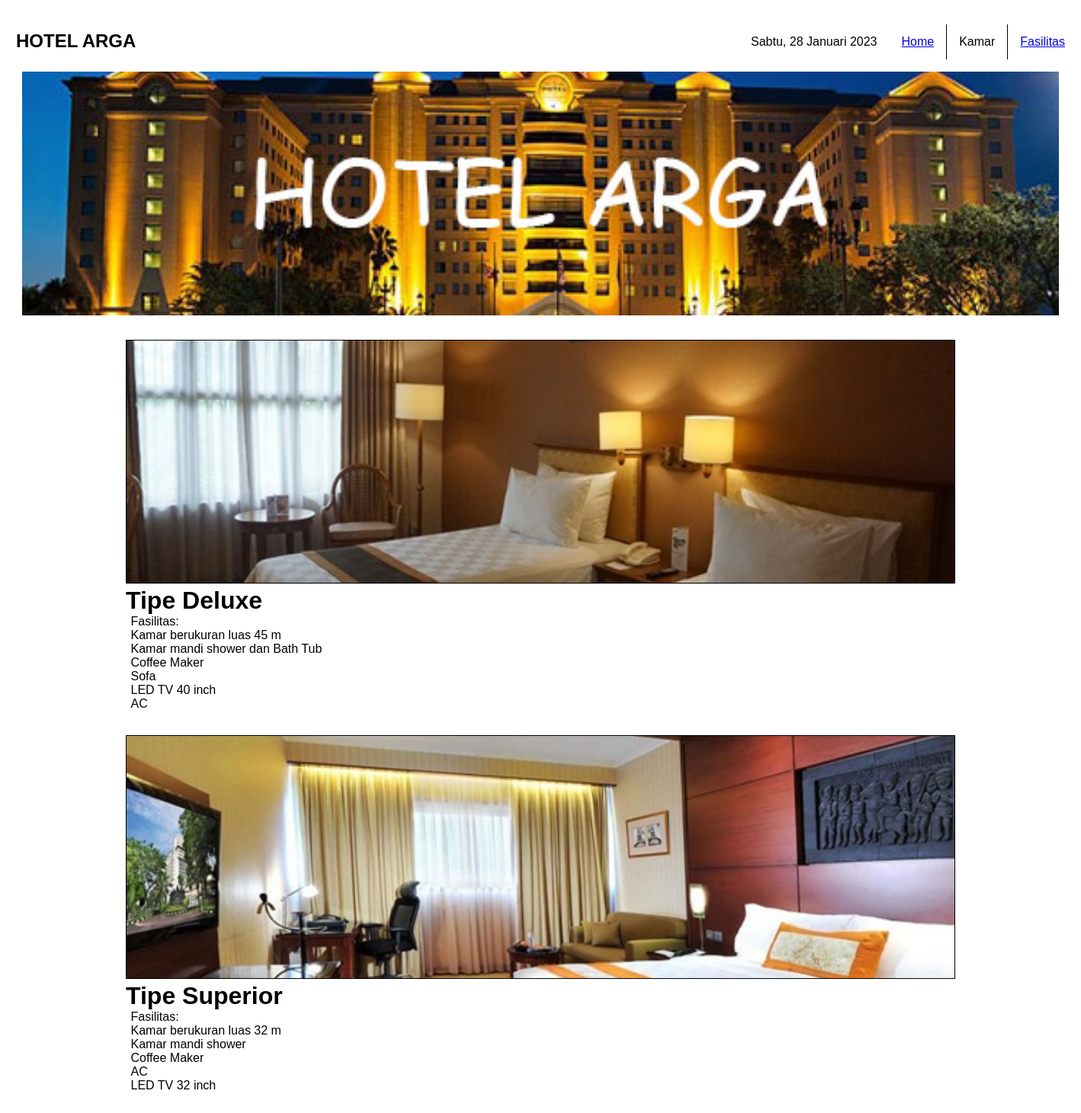
Page /kamar.php on the committed database.
### tables this page shows
CREATE TABLE `kamar` (
  `tipekamar` varchar(10) NOT NULL,
  `jumlahkamar` int(11) NOT NULL,
  `gambar` varchar(30) NOT NULL
);

CREATE TABLE `fasilitaskamar` (
  `kamar_tipekamar` varchar(10) NOT NULL,
  `namafasilitas` varchar(50) NOT NULL,
  `id_fasilitas` int(11) NOT NULL
);

### kamar.php (the view, shortened to what this page needs)
<?php include 'Include/headserver.php'; include 'Include/header.php'; ?>
<?php include 'Include/headertamu.php'; ?>
<div class="content">
    <div class="hotelthumbnail"></div>
    <div class="listkamar">
<?php
$result = $conn->query("SELECT * FROM kamar");
while ($row = $result->fetch_assoc()) {
    echo "<div class='infokamar' id='info-".$row["tipekamar"]."'>
    <img class='pointer' onclick='startPreview(\"".$row["gambar"]."\")' src='Media/".$row["gambar"]."'>
    <h1>Tipe ".$row["tipekamar"]."</h1>
    <p class='pre'>Fasilitas:\n";
    $result2 = $conn->query("SELECT namafasilitas FROM fasilitaskamar WHERE kamar_tipekamar='".$row["tipekamar"]."'");
    while ($row2 = $result2->fetch_assoc()) {
      echo $row2["namafasilitas"];
    }
    echo "</p></div>";
}
?>
    </div>
</div>
<?php include 'Include/footer.php'; mysqli_close($conn);?>

### Include/header.php
<?php
echo '<!DOCTYPE html>
<html lang="en">
<head>
    <title>Hotel Arga</title>
    <meta charset="UTF-8">
    <meta http-equiv="X-UA-Compatible" content="IE=edge">
    <meta name="viewport" content="width=device-width, initial-scale=1.0">
    <link rel="stylesheet" href="CSS/style.css">';
?>

### Include/headertamu.php
<?php
echo"
</head>
<body>
<form id='logout' method='post' action='index.php'>
<input type='hidden' name='logout' value='logout'>
</form>
<div class='box'>
    <div class='navbar'>
        <ul>
            <li class='left'><h2 class='pointer' onclick='document.getElementById(\"logout\").submit()'>HOTEL ARGA</h2></li>
            <li class='right'><a href='fasilitas.php'>Fasilitas</a></li>
            <li class='right' style='border-right: 1px solid #000;'><a href='kamar.php'>Kamar</a></li>
            <li class='right' style='border-right: 1px solid #000;'><a href='home.php'>Home</a></li>
            <li class='right'><p class='date'></p></li>
        </ul>
    </div>
    <script src='JavaScript/date.js'></script>";
?>

### Include/footer.php
<?php echo '
</div>
</body>
</html>';
?>

### CSS/style.css (style rules this page uses)
* { padding:0; margin:0; box-sizing: border-box; font-family: 'Comic Sans MS', 'Chalkboard SE', 'Comic Neue', sans-serif; }
.navbar { margin-top: 2pc; width: 88pc; margin-left: auto; margin-right: auto; }
.navbar ul { list-style-type: none; overflow: hidden; }
.navbar ul li.right { float: right; }
.navbar ul li.left { float: left; }
.navbar ul li > * { display: inline-block; margin: 14px 16px; vertical-align: middle; }
.navbar ul li.left > * { margin-top: 8px; margin-bottom: 0; }
.content { width: 85pc; margin-top: 1pc; margin-left: auto; margin-right: auto; }
.hotelthumbnail { background-image: url(../Media/hotelarga.jpg); background-repeat: no-repeat; background-position: center; background-size: cover; width: 100%; height: 20pc; }
.pre { white-space: pre; }

### kamar.php (style rules this page uses)
.listkamar { margin-top: 2pc; margin-left: auto; margin-right: auto; width: 80%; }
.infokamar { margin-bottom: 2pc; }
.infokamar img { border: 1px solid #000; width: 100%; height: 20pc; object-fit: cover; }
.infokamar p { margin-left: 6.5px; }

### rows in the picture
kamar: gambar (picture), tipekamar "Deluxe"
fasilitaskamar: namafasilitas "Kamar berukuran luas 45 m"
fasilitaskamar: namafasilitas "Kamar mandi shower dan Bath Tub"
fasilitaskamar: namafasilitas "Coffee Maker"
fasilitaskamar: namafasilitas "Sofa"
fasilitaskamar: namafasilitas "LED TV 40 inch"
fasilitaskamar: namafasilitas "AC"
kamar: gambar (picture), tipekamar "Superior"
fasilitaskamar: namafasilitas "Kamar berukuran luas 32 m"
fasilitaskamar: namafasilitas "Kamar mandi shower"
fasilitaskamar: namafasilitas "Coffee Maker"
fasilitaskamar: namafasilitas "AC"
fasilitaskamar: namafasilitas "LED TV 32 inch"
